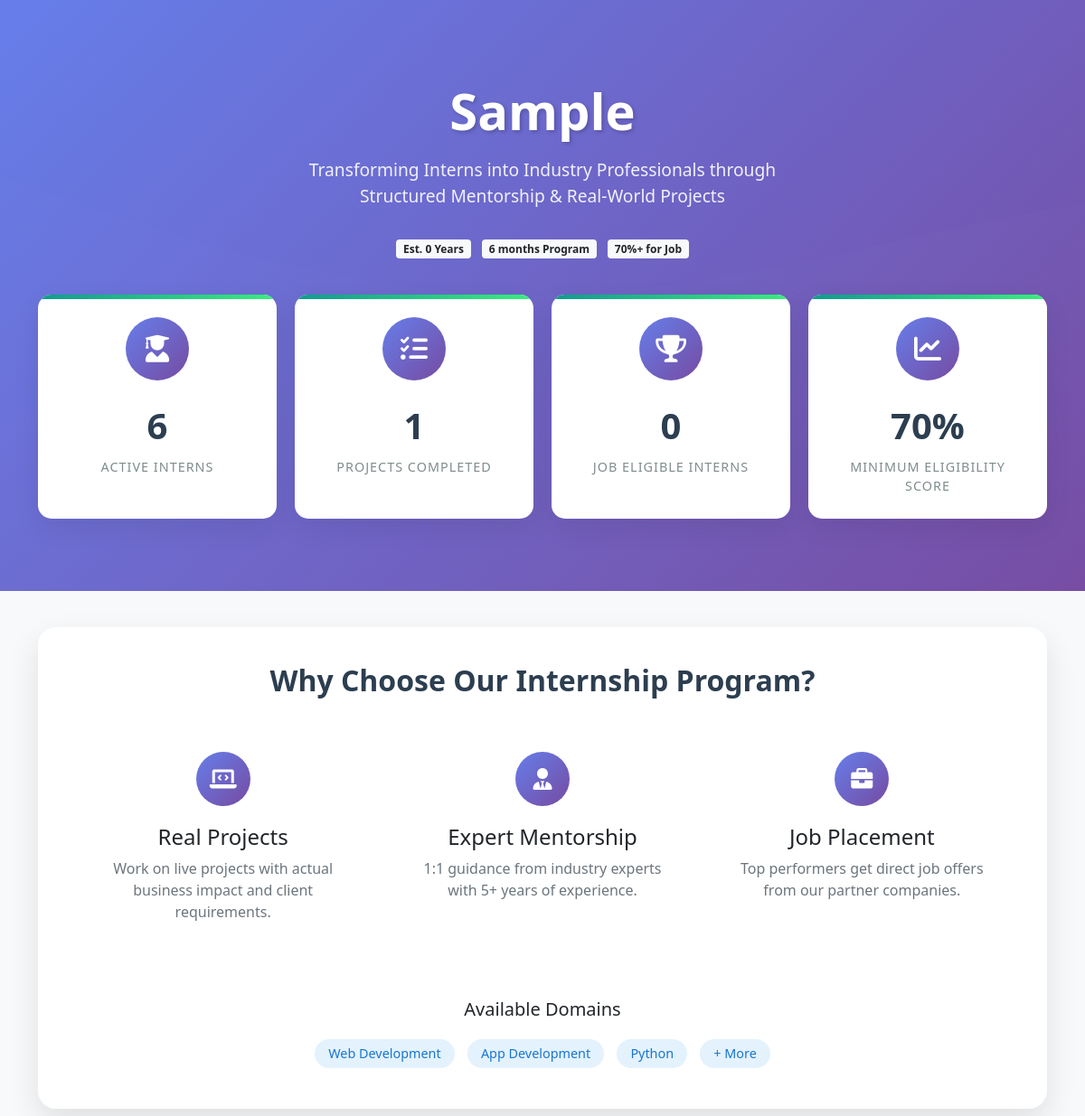
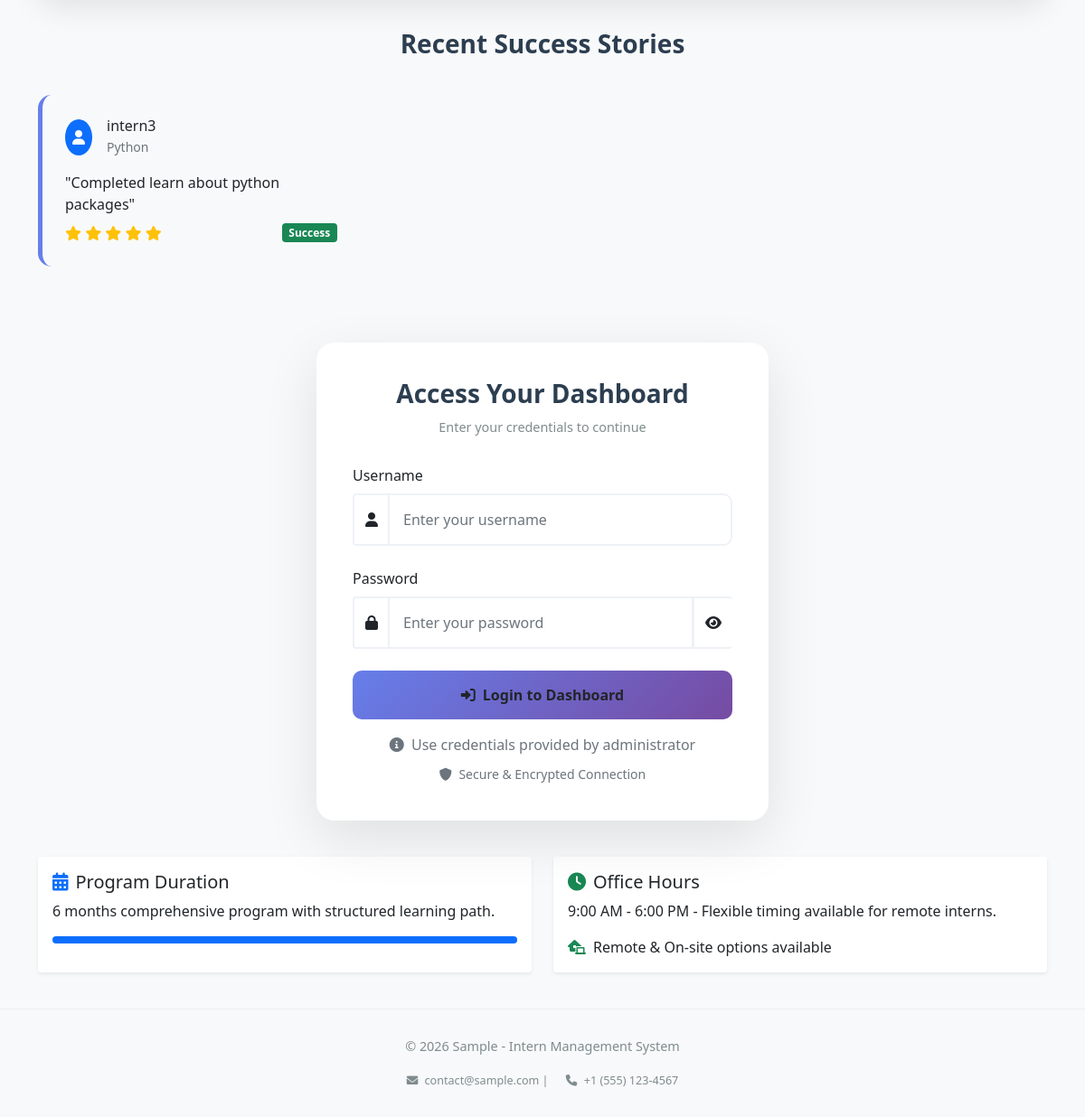
The page /login.php on the database its author committed (2 pictures, top to bottom).
### tables this page shows
CREATE TABLE `company_details` (
  `id` int(11) NOT NULL AUTO_INCREMENT,
  `company_name` varchar(255) NOT NULL,
  `admin_username` varchar(50) NOT NULL,
  `admin_password` varchar(255) NOT NULL,
  `internship_duration` varchar(100) DEFAULT NULL,
  `office_timing` varchar(100) DEFAULT NULL,
  `min_score_for_job` int(11) DEFAULT 70,
  `created_at` timestamp NOT NULL DEFAULT current_timestamp(),
  `updated_at` timestamp NOT NULL DEFAULT current_timestamp() ON UPDATE current_timestamp(),
  PRIMARY KEY (`id`)
);

CREATE TABLE `domains` (
  `id` int(11) NOT NULL AUTO_INCREMENT,
  `domain_name` varchar(100) NOT NULL,
  `description` text DEFAULT NULL,
  `created_by` int(11) DEFAULT NULL,
  `created_at` timestamp NOT NULL DEFAULT current_timestamp(),
  PRIMARY KEY (`id`)
);

CREATE TABLE `tasks` (
  `id` int(11) NOT NULL AUTO_INCREMENT,
  `title` varchar(255) NOT NULL,
  `description` text DEFAULT NULL,
  `instructions` text DEFAULT NULL,
  `assigned_to` int(11) DEFAULT NULL,
  `assigned_by` int(11) DEFAULT NULL,
  `domain_id` int(11) DEFAULT NULL,
  `status` enum('pending','submitted','completed','not_completed') DEFAULT 'pending',
  `assigned_date` timestamp NOT NULL DEFAULT current_timestamp(),
  `deadline` date DEFAULT NULL,
  `submitted_date` timestamp NULL DEFAULT NULL,
  `submitted_file` varchar(255) DEFAULT NULL,
  `submission_text` text DEFAULT NULL,
  `rating` int(11) DEFAULT 0,
  `feedback` text DEFAULT NULL,
  PRIMARY KEY (`id`)
);

CREATE TABLE `users` (
  `id` int(11) NOT NULL AUTO_INCREMENT,
  `username` varchar(50) NOT NULL,
  `password` varchar(255) NOT NULL,
  `email` varchar(100) NOT NULL,
  `full_name` varchar(100) NOT NULL,
  `role` enum('admin','team_lead','intern') NOT NULL,
  `domain_id` int(11) DEFAULT NULL,
  `phone` varchar(20) DEFAULT NULL,
  `join_date` date DEFAULT NULL,
  `end_date` date DEFAULT NULL,
  `is_active` tinyint(1) DEFAULT 1,
  `created_at` timestamp NOT NULL DEFAULT current_timestamp(),
  PRIMARY KEY (`id`),
  UNIQUE KEY `username` (`username`),
  UNIQUE KEY `email` (`email`)
);

### login.php (the view, shortened to what this page needs)
<?php
require_once 'config/database.php';
$company_query = "SELECT
    company_name,
    internship_duration,
    office_timing,
    min_score_for_job,
    created_at
    FROM company_details LIMIT 1";
$company_result = mysqli_query($conn, $company_query);
$company_data = mysqli_fetch_assoc($company_result);
$company_name = $company_data['company_name'] ?? 'Intern Management System';
$internship_duration = $company_data['internship_duration'] ?? '6 Months';
$office_timing = $company_data['office_timing'] ?? '9 AM - 6 PM';
$min_score = $company_data['min_score_for_job'] ?? 70;
$created_at = $company_data['created_at'] ?? date('Y-m-d');
$company_start = new DateTime($created_at);
$current_date = new DateTime();
$company_age = $current_date->diff($company_start)->y;
$check_rating_query = "SHOW COLUMNS FROM tasks LIKE 'rating'";
$rating_result = mysqli_query($conn, $check_rating_query);
$rating_column_exists = (mysqli_num_rows($rating_result) > 0);
if ($rating_column_exists) {
    $success_query = "SELECT
        u.full_name,
        t.title,
        t.rating,
        d.domain_name
        FROM tasks t
        JOIN users u ON t.assigned_to = u.id
        JOIN domains d ON t.domain_id = d.id
        WHERE t.status = 'completed'
        AND t.rating >= 4
        ORDER BY t.submitted_date DESC
        LIMIT 3";
}
$success_stories = mysqli_query($conn, $success_query);
$domains_query = "SELECT domain_name FROM domains LIMIT 4";
$domains_result = mysqli_query($conn, $domains_query);
$username = '';
?>
<!DOCTYPE html>
<html lang="en">
<head>
    <link href="https://cdn.jsdelivr.net/npm/bootstrap@5.1.3/dist/css/bootstrap.min.css" rel="stylesheet">
    <link rel="stylesheet" href="https://cdnjs.cloudflare.com/ajax/libs/font-awesome/6.0.0/css/all.min.css">
    <link rel="stylesheet" href="https://cdnjs.cloudflare.com/ajax/libs/animate.css/4.1.1/animate.min.css">
</head>
<body>
    <div class="hero-section">
        <div class="container">
            <div class="text-center animate__animated animate__fadeInDown">
                <div class="company-logo"><?php echo htmlspecialchars($company_name); ?></div>
                <div class="company-tagline">
                    Transforming Interns into Industry Professionals through Structured Mentorship & Real-World Projects
                </div>
                <div class="mt-3">
                    <span class="badge bg-light text-dark me-2">Est. <?php echo $company_age; ?> Years</span>
                    <span class="badge bg-light text-dark me-2"><?php echo $internship_duration; ?> Program</span>
                    <span class="badge bg-light text-dark"><?php echo $min_score; ?>%+ for Job</span>
                </div>
            </div>
            <div class="stats-grid">
                <div class="stat-card animate__animated animate__fadeInUp">
                    <div class="stat-icon">
                        <i class="fas fa-user-graduate"></i>
                    </div>
                    <div class="stat-number" id="activeInterns">0</div>
                    <div class="stat-label">Active Interns</div>
                </div>
                <div class="stat-card animate__animated animate__fadeInUp animate-delay-1">
                    <div class="stat-icon">
                        <i class="fas fa-tasks"></i>
                    </div>
                    <div class="stat-number" id="completedTasks">0</div>
                    <div class="stat-label">Projects Completed</div>
                </div>
                <div class="stat-card animate__animated animate__fadeInUp animate-delay-2">
                    <div class="stat-icon">
                        <i class="fas fa-trophy"></i>
                    </div>
                    <div class="stat-number" id="eligibleInterns">0</div>
                    <div class="stat-label">Job Eligible Interns</div>
                </div>
                <div class="stat-card animate__animated animate__fadeInUp animate-delay-3">
                    <div class="stat-icon">
                        <i class="fas fa-chart-line"></i>
                    </div>
                    <div class="stat-number"><?php echo $min_score; ?>%</div>
                    <div class="stat-label">Minimum Eligibility Score</div>
                </div>
            </div>
        </div>
    </div>
    <div class="container">
        <div class="features-section animate__animated animate__fadeIn">
            <h2 class="section-title">Why Choose Our Internship Program?</h2>
            <div class="row">
                <div class="col-md-4 mb-4">
                    <div class="feature-item">
                        <div class="feature-icon">
                            <i class="fas fa-laptop-code"></i>
                        </div>
                        <h4>Real Projects</h4>
                        <p class="text-muted">Work on live projects with actual business impact and client requirements.</p>
                    </div>
                </div>
                <div class="col-md-4 mb-4">
                    <div class="feature-item">
                        <div class="feature-icon">
                            <i class="fas fa-user-tie"></i>
                        </div>
                        <h4>Expert Mentorship</h4>
                        <p class="text-muted">1:1 guidance from industry experts with 5+ years of experience.</p>
                    </div>
                </div>
                <div class="col-md-4 mb-4">
                    <div class="feature-item">
                        <div class="feature-icon">
                            <i class="fas fa-briefcase"></i>
                        </div>
                        <h4>Job Placement</h4>
                        <p class="text-muted">Top performers get direct job offers from our partner companies.</p>
                    </div>
                </div>
            </div>
            <div class="text-center mt-4">
                <h5 class="mb-3">Available Domains</h5>
                <div>
                    <?php
                    mysqli_data_seek($domains_result, 0);
                    while($domain = mysqli_fetch_assoc($domains_result)): ?>
                        <span class="domain-tag"><?php echo htmlspecialchars($domain['domain_name']); ?></span>
                    <?php endwhile; ?>
                    <span class="domain-tag">+ More</span>
                </div>
            </div>
        </div>
        <div class="row mb-5">
            <div class="col-md-12">
                <h3 class="section-title">Recent Success Stories</h3>
                <div class="row">
                    <?php if(mysqli_num_rows($success_stories) > 0): ?>
                        <?php while($story = mysqli_fetch_assoc($success_stories)): ?>
                        <div class="col-md-4 mb-3">
                            <div class="story-card animate__animated animate__fadeIn">
                                <div class="d-flex align-items-center mb-3">
                                    <div class="bg-primary rounded-circle p-2 me-3">
                                        <i class="fas fa-user text-white"></i>
                                    </div>
                                    <div>
                                        <h6 class="mb-0"><?php echo htmlspecialchars($story['full_name']); ?></h6>
                                        <small class="text-muted"><?php echo htmlspecialchars($story['domain_name']); ?></small>
                                    </div>
                                </div>
                                <p class="mb-2">"Completed <?php echo htmlspecialchars($story['title']); ?>"</p>
                                <div class="d-flex justify-content-between align-items-center">
                                    <div class="text-warning">
                                        <?php
                                        $rating = isset($story['rating']) ? (int)$story['rating'] : 5;
                                        for($i = 0; $i < $rating; $i++): ?>
                                            <i class="fas fa-star"></i>
                                        <?php endfor; ?>
                                    </div>
                                    <span class="badge bg-success">Success</span>
                                </div>
                            </div>
                        </div>
                        <?php endwhile; ?>
                    <?php endif; ?>
                </div>
            </div>
        </div>
        <div class="login-section animate__animated animate__fadeInUp">
            <div class="login-header">
                <h3 class="login-title">Access Your Dashboard</h3>
                <p class="login-subtitle">Enter your credentials to continue</p>
            </div>
            <form method="POST" action="" id="loginForm">
                <div class="mb-4">
                    <label class="form-label">Username</label>
                    <div class="input-group">
                        <span class="input-group-text">
                            <i class="fas fa-user"></i>
                        </span>
                        <input type="text" class="form-control"
                               name="username"
                               value="<?php echo htmlspecialchars($username); ?>"
                               placeholder="Enter your username"
                               required
                               autofocus>
                    </div>
                </div>
                <div class="mb-4">
                    <label class="form-label">Password</label>
                    <div class="input-group">
                        <span class="input-group-text">
                            <i class="fas fa-lock"></i>
                        </span>
                        <input type="password" class="form-control"
                               name="password"
                               id="password"
                               placeholder="Enter your password"
                               required>
                        <button type="button" class="input-group-text" id="togglePassword">
                            <i class="fas fa-eye"></i>
                        </button>
                    </div>
                </div>
                <div class="d-grid mb-3">
                    <button type="submit" class="btn btn-login">
                        <i class="fas fa-sign-in-alt me-2"></i>Login to Dashboard
                    </button>
                </div>
                <div class="text-center">
                    <p class="text-muted mb-2">
                        <i class="fas fa-info-circle me-1"></i>
                        Use credentials provided by administrator
                    </p>
                    <small class="text-muted">
                        <i class="fas fa-shield-alt me-1"></i>
                        Secure & Encrypted Connection
                    </small>
                </div>
            </form>
        </div>
        <div class="row mt-4">
            <div class="col-md-6">
                <div class="card border-0 shadow-sm h-100">
                    <div class="card-body">
                        <h5 class="card-title"><i class="fas fa-calendar-alt text-primary me-2"></i>Program Duration</h5>
                        <p class="card-text"><?php echo $internship_duration; ?> comprehensive program with structured learning path.</p>
                        <div class="progress" style="height: 8px;">
                            <div class="progress-bar bg-primary" style="width: 100%"></div>
                        </div>
                    </div>
                </div>
            </div>
            <div class="col-md-6">
                <div class="card border-0 shadow-sm h-100">
                    <div class="card-body">
                        <h5 class="card-title"><i class="fas fa-clock text-success me-2"></i>Office Hours</h5>
                        <p class="card-text"><?php echo $office_timing; ?> - Flexible timing available for remote interns.</p>
                        <div class="d-flex align-items-center">
                            <i class="fas fa-laptop-house text-success me-2"></i>
                            <span>Remote & On-site options available</span>
                        </div>
                    </div>
                </div>
            </div>
        </div>
    </div>
    <div class="footer">
        <div class="container">
            <p>© <?php echo date('Y'); ?> <?php echo htmlspecialchars($company_name); ?> - Intern Management System</p>
            <p class="mb-0">
                <small>
                    <i class="fas fa-envelope me-1"></i> contact@<?php echo strtolower(str_replace(' ', '', $company_name)); ?>.com |
                    <i class="fas fa-phone ms-3 me-1"></i> +1 (555) 123-4567
                </small>
            </p>
        </div>
    </div>
</body>
</html>

### rows shown on the page
company_details: internship_duration "6 months", min_score_for_job "70", office_timing "9:00 AM - 6:00 PM", company_name "Sample", company_name "sample"
domains: domain_name "Web Development"
domains: domain_name "App Development"
domains: domain_name "Python"
tasks: users.full_name "intern3", domain.domain_name "Python", title "learn about python packages", rating 5 (drawn)
